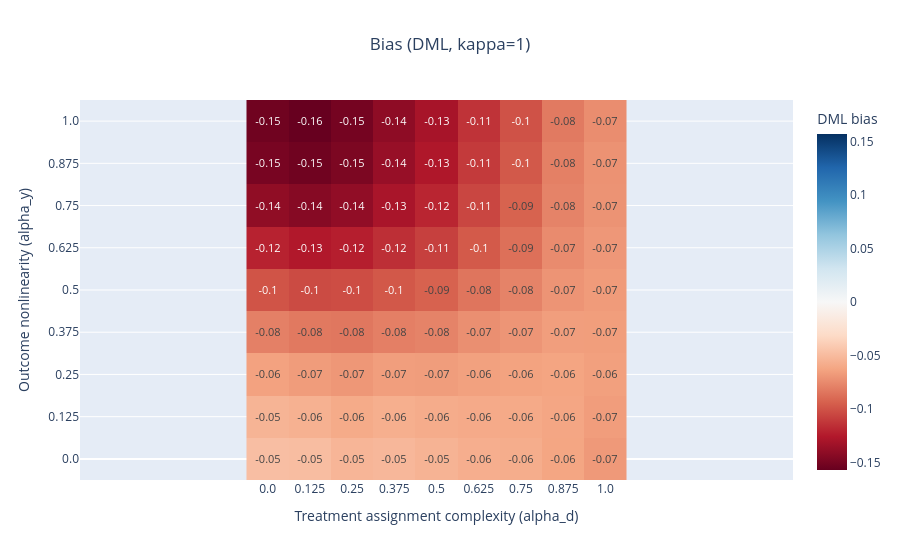

The code cell stored with this chart in its notebook:
### Code cell
fig = estimator_metric_heatmap(summary_df, metric="bias", estimator="DML", kappa=1)
fig.show()
